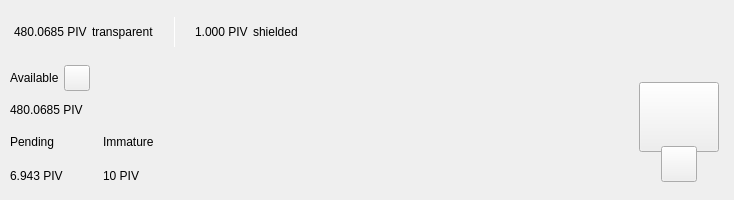
<?xml version="1.0" encoding="UTF-8"?>
<ui version="4.0">
 <class>TopBar</class>
 <widget class="QWidget" name="TopBar">
  <property name="geometry">
   <rect>
    <x>0</x>
    <y>0</y>
    <width>734</width>
    <height>200</height>
   </rect>
  </property>
  <property name="minimumSize">
   <size>
    <width>0</width>
    <height>200</height>
   </size>
  </property>
  <property name="maximumSize">
   <size>
    <width>16777215</width>
    <height>200</height>
   </size>
  </property>
  <property name="windowTitle">
   <string notr="true">N/A</string>
  </property>
  <layout class="QVBoxLayout" name="verticalLayout_10" stretch="0">
   <property name="spacing">
    <number>0</number>
   </property>
   <property name="leftMargin">
    <number>0</number>
   </property>
   <property name="topMargin">
    <number>0</number>
   </property>
   <property name="rightMargin">
    <number>0</number>
   </property>
   <property name="bottomMargin">
    <number>0</number>
   </property>
   <item>
    <widget class="PFBorderImage" name="containerTop">
     <layout class="QVBoxLayout" name="verticalLayout_11">
      <property name="spacing">
       <number>0</number>
      </property>
      <property name="leftMargin">
       <number>0</number>
      </property>
      <property name="topMargin">
       <number>0</number>
      </property>
      <property name="rightMargin">
       <number>0</number>
      </property>
      <property name="bottomMargin">
       <number>0</number>
      </property>
      <item>
       <widget class="QWidget" name="top_container_2" native="true">
        <property name="minimumSize">
         <size>
          <width>0</width>
          <height>65</height>
         </size>
        </property>
        <layout class="QHBoxLayout" name="top_container">
         <property name="spacing">
          <number>0</number>
         </property>
         <property name="leftMargin">
          <number>14</number>
         </property>
         <property name="topMargin">
          <number>0</number>
         </property>
         <property name="rightMargin">
          <number>14</number>
         </property>
         <property name="bottomMargin">
          <number>0</number>
         </property>
         <item alignment="Qt::AlignVCenter">
          <widget class="QWidget" name="widgetTopAmount" native="true">
           <property name="sizePolicy">
            <sizepolicy hsizetype="Preferred" vsizetype="Maximum">
             <horstretch>0</horstretch>
             <verstretch>0</verstretch>
            </sizepolicy>
           </property>
           <layout class="QHBoxLayout" name="horizontalLayout_5">
            <property name="spacing">
             <number>5</number>
            </property>
            <property name="leftMargin">
             <number>0</number>
            </property>
            <property name="topMargin">
             <number>0</number>
            </property>
            <property name="rightMargin">
             <number>0</number>
            </property>
            <property name="bottomMargin">
             <number>0</number>
            </property>
            <item alignment="Qt::AlignTop">
             <widget class="QLabel" name="labelAmountTopPiv">
              <property name="minimumSize">
               <size>
                <width>0</width>
                <height>36</height>
               </size>
              </property>
              <property name="styleSheet">
               <string notr="true">padding:0px;margin:0px;</string>
              </property>
              <property name="text">
               <string notr="true">480.0685 PIV</string>
              </property>
             </widget>
            </item>
            <item>
             <widget class="QLabel" name="labelTrans">
              <property name="text">
               <string>transparent</string>
              </property>
             </widget>
            </item>
            <item>
             <spacer name="horizontalSpacer_11">
              <property name="orientation">
               <enum>Qt::Horizontal</enum>
              </property>
              <property name="sizeType">
               <enum>QSizePolicy::Fixed</enum>
              </property>
              <property name="sizeHint" stdset="0">
               <size>
                <width>15</width>
                <height>20</height>
               </size>
              </property>
             </spacer>
            </item>
            <item alignment="Qt::AlignVCenter">
             <widget class="QLabel" name="typeSpacerTop">
              <property name="minimumSize">
               <size>
                <width>1</width>
                <height>30</height>
               </size>
              </property>
              <property name="maximumSize">
               <size>
                <width>1</width>
                <height>30</height>
               </size>
              </property>
              <property name="styleSheet">
               <string notr="true">background-color:white;
padding:0px;
border:none;</string>
              </property>
              <property name="text">
               <string/>
              </property>
             </widget>
            </item>
            <item>
             <spacer name="horizontalSpacer_12">
              <property name="orientation">
               <enum>Qt::Horizontal</enum>
              </property>
              <property name="sizeType">
               <enum>QSizePolicy::Fixed</enum>
              </property>
              <property name="sizeHint" stdset="0">
               <size>
                <width>15</width>
                <height>20</height>
               </size>
              </property>
             </spacer>
            </item>
            <item alignment="Qt::AlignTop">
             <widget class="QLabel" name="labelAmountTopShieldedPiv">
              <property name="minimumSize">
               <size>
                <width>0</width>
                <height>36</height>
               </size>
              </property>
              <property name="text">
               <string notr="true">1.000 PIV</string>
              </property>
             </widget>
            </item>
            <item>
             <widget class="QLabel" name="labelShield">
              <property name="text">
               <string>shielded</string>
              </property>
             </widget>
            </item>
           </layout>
          </widget>
         </item>
         <item>
          <spacer name="horizontalSpacer">
           <property name="orientation">
            <enum>Qt::Horizontal</enum>
           </property>
           <property name="sizeHint" stdset="0">
            <size>
             <width>40</width>
             <height>20</height>
            </size>
           </property>
          </spacer>
         </item>
         <item>
          <layout class="QHBoxLayout" name="horizontalLayout_4">
           <property name="spacing">
            <number>12</number>
           </property>
           <property name="rightMargin">
            <number>0</number>
           </property>
           <item alignment="Qt::AlignRight">
            <widget class="QWidget" name="layoutSync" native="true">
             <property name="minimumSize">
              <size>
               <width>0</width>
               <height>36</height>
              </size>
             </property>
             <property name="maximumSize">
              <size>
               <width>16777215</width>
               <height>36</height>
              </size>
             </property>
             <layout class="QVBoxLayout" name="verticalLayout_9">
              <property name="leftMargin">
               <number>0</number>
              </property>
              <property name="topMargin">
               <number>0</number>
              </property>
              <property name="rightMargin">
               <number>0</number>
              </property>
              <property name="bottomMargin">
               <number>0</number>
              </property>
              <item>
               <widget class="ExpandableButton" name="pushButtonSync" native="true">
                <property name="minimumSize">
                 <size>
                  <width>36</width>
                  <height>36</height>
                 </size>
                </property>
                <property name="maximumSize">
                 <size>
                  <width>16777215</width>
                  <height>36</height>
                 </size>
                </property>
               </widget>
              </item>
             </layout>
            </widget>
           </item>
           <item>
            <widget class="ExpandableButton" name="pushButtonHDUpgrade" native="true">
             <property name="minimumSize">
              <size>
               <width>36</width>
               <height>36</height>
              </size>
             </property>
            </widget>
           </item>
           <item>
            <widget class="ExpandableButton" name="pushButtonStack" native="true">
             <property name="minimumSize">
              <size>
               <width>36</width>
               <height>36</height>
              </size>
             </property>
            </widget>
           </item>
           <item>
            <widget class="ExpandableButton" name="pushButtonColdStaking" native="true">
             <property name="minimumSize">
              <size>
               <width>36</width>
               <height>36</height>
              </size>
             </property>
            </widget>
           </item>
           <item>
            <widget class="ExpandableButton" name="pushButtonConnection" native="true">
             <property name="minimumSize">
              <size>
               <width>36</width>
               <height>36</height>
              </size>
             </property>
            </widget>
           </item>
           <item>
            <widget class="ExpandableButton" name="pushButtonTor" native="true">
             <property name="minimumSize">
              <size>
               <width>36</width>
               <height>36</height>
              </size>
             </property>
            </widget>
           </item>
           <item>
            <widget class="ExpandableButton" name="pushButtonLock" native="true">
             <property name="sizePolicy">
              <sizepolicy hsizetype="Expanding" vsizetype="Expanding">
               <horstretch>0</horstretch>
               <verstretch>0</verstretch>
              </sizepolicy>
             </property>
             <property name="minimumSize">
              <size>
               <width>36</width>
               <height>0</height>
              </size>
             </property>
            </widget>
           </item>
           <item>
            <widget class="ExpandableButton" name="pushButtonTheme" native="true">
             <property name="minimumSize">
              <size>
               <width>36</width>
               <height>36</height>
              </size>
             </property>
             <property name="maximumSize">
              <size>
               <width>16777215</width>
               <height>36</height>
              </size>
             </property>
            </widget>
           </item>
           <item>
            <widget class="ExpandableButton" name="pushButtonFAQ" native="true">
             <property name="minimumSize">
              <size>
               <width>36</width>
               <height>36</height>
              </size>
             </property>
            </widget>
           </item>
          </layout>
         </item>
        </layout>
       </widget>
      </item>
      <item>
       <widget class="QWidget" name="bottom_container" native="true">
        <property name="minimumSize">
         <size>
          <width>0</width>
          <height>135</height>
         </size>
        </property>
        <layout class="QHBoxLayout" name="botton_container">
         <property name="leftMargin">
          <number>10</number>
         </property>
         <property name="topMargin">
          <number>0</number>
         </property>
         <property name="rightMargin">
          <number>10</number>
         </property>
         <property name="bottomMargin">
          <number>10</number>
         </property>
         <item>
          <layout class="QVBoxLayout" name="verticalLayout_7">
           <property name="spacing">
            <number>0</number>
           </property>
           <property name="leftMargin">
            <number>0</number>
           </property>
           <property name="rightMargin">
            <number>30</number>
           </property>
           <item>
            <layout class="QVBoxLayout" name="verticalLayout_2">
             <item>
              <layout class="QHBoxLayout" name="horizontalLayoutContainerAvailable">
               <property name="spacing">
                <number>5</number>
               </property>
               <item>
                <widget class="QLabel" name="labelTitle1">
                 <property name="text">
                  <string>Available</string>
                 </property>
                </widget>
               </item>
               <item>
                <widget class="QPushButton" name="pushButtonBalanceInfo">
                 <property name="minimumSize">
                  <size>
                   <width>26</width>
                   <height>26</height>
                  </size>
                 </property>
                 <property name="maximumSize">
                  <size>
                   <width>26</width>
                   <height>26</height>
                  </size>
                 </property>
                 <property name="mouseTracking">
                  <bool>true</bool>
                 </property>
                 <property name="focusPolicy">
                  <enum>Qt::NoFocus</enum>
                 </property>
                 <property name="text">
                  <string notr="true"/>
                 </property>
                 <property name="iconSize">
                  <size>
                   <width>24</width>
                   <height>24</height>
                  </size>
                 </property>
                 <property name="shortcut">
                  <string notr="true"/>
                 </property>
                </widget>
               </item>
               <item>
                <spacer name="horizontalSpacer_4">
                 <property name="orientation">
                  <enum>Qt::Horizontal</enum>
                 </property>
                 <property name="sizeType">
                  <enum>QSizePolicy::MinimumExpanding</enum>
                 </property>
                 <property name="sizeHint" stdset="0">
                  <size>
                   <width>20</width>
                   <height>20</height>
                  </size>
                 </property>
                </spacer>
               </item>
              </layout>
             </item>
             <item>
              <widget class="QLabel" name="labelAmountPiv">
               <property name="text">
                <string notr="true">480.0685 PIV</string>
               </property>
              </widget>
             </item>
            </layout>
           </item>
           <item>
            <widget class="QWidget" name="container_imm_pend" native="true">
             <layout class="QHBoxLayout" name="horizontalLayout_2">
              <property name="spacing">
               <number>0</number>
              </property>
              <property name="leftMargin">
               <number>0</number>
              </property>
              <property name="topMargin">
               <number>0</number>
              </property>
              <property name="rightMargin">
               <number>0</number>
              </property>
              <property name="bottomMargin">
               <number>0</number>
              </property>
              <item alignment="Qt::AlignLeft">
               <widget class="QWidget" name="container_pending" native="true">
                <property name="sizePolicy">
                 <sizepolicy hsizetype="Minimum" vsizetype="Preferred">
                  <horstretch>0</horstretch>
                  <verstretch>0</verstretch>
                 </sizepolicy>
                </property>
                <layout class="QVBoxLayout" name="verticalLayout_3">
                 <property name="leftMargin">
                  <number>0</number>
                 </property>
                 <property name="topMargin">
                  <number>0</number>
                 </property>
                 <property name="rightMargin">
                  <number>0</number>
                 </property>
                 <property name="bottomMargin">
                  <number>0</number>
                 </property>
                 <item>
                  <widget class="QLabel" name="labelTitle3">
                   <property name="text">
                    <string>Pending</string>
                   </property>
                  </widget>
                 </item>
                 <item>
                  <widget class="QLabel" name="labelPendingPiv">
                   <property name="text">
                    <string notr="true">6.943 PIV</string>
                   </property>
                  </widget>
                 </item>
                </layout>
               </widget>
              </item>
              <item>
               <spacer name="horizontalSpacer_3">
                <property name="orientation">
                 <enum>Qt::Horizontal</enum>
                </property>
                <property name="sizeType">
                 <enum>QSizePolicy::Fixed</enum>
                </property>
                <property name="sizeHint" stdset="0">
                 <size>
                  <width>40</width>
                  <height>20</height>
                 </size>
                </property>
               </spacer>
              </item>
              <item alignment="Qt::AlignLeft">
               <widget class="QWidget" name="container_immature" native="true">
                <property name="sizePolicy">
                 <sizepolicy hsizetype="Minimum" vsizetype="Preferred">
                  <horstretch>0</horstretch>
                  <verstretch>0</verstretch>
                 </sizepolicy>
                </property>
                <layout class="QVBoxLayout" name="verticalLayout_4">
                 <property name="leftMargin">
                  <number>0</number>
                 </property>
                 <property name="topMargin">
                  <number>0</number>
                 </property>
                 <property name="rightMargin">
                  <number>0</number>
                 </property>
                 <property name="bottomMargin">
                  <number>0</number>
                 </property>
                 <item>
                  <widget class="QLabel" name="labelTitle4">
                   <property name="text">
                    <string>Immature</string>
                   </property>
                  </widget>
                 </item>
                 <item>
                  <widget class="QLabel" name="labelImmaturePiv">
                   <property name="text">
                    <string notr="true">10 PIV</string>
                   </property>
                  </widget>
                 </item>
                </layout>
               </widget>
              </item>
              <item>
               <spacer name="horizontalSpacer_5">
                <property name="orientation">
                 <enum>Qt::Horizontal</enum>
                </property>
                <property name="sizeHint" stdset="0">
                 <size>
                  <width>40</width>
                  <height>20</height>
                 </size>
                </property>
               </spacer>
              </item>
             </layout>
            </widget>
           </item>
          </layout>
         </item>
         <item>
          <spacer name="horizontalSpacer_2">
           <property name="orientation">
            <enum>Qt::Horizontal</enum>
           </property>
           <property name="sizeHint" stdset="0">
            <size>
             <width>40</width>
             <height>20</height>
            </size>
           </property>
          </spacer>
         </item>
         <item alignment="Qt::AlignHCenter|Qt::AlignVCenter">
          <widget class="QWidget" name="qrContainer" native="true">
           <property name="sizePolicy">
            <sizepolicy hsizetype="Preferred" vsizetype="Minimum">
             <horstretch>0</horstretch>
             <verstretch>0</verstretch>
            </sizepolicy>
           </property>
           <property name="minimumSize">
            <size>
             <width>90</width>
             <height>110</height>
            </size>
           </property>
           <property name="maximumSize">
            <size>
             <width>90</width>
             <height>110</height>
            </size>
           </property>
           <layout class="QVBoxLayout" name="containerQR">
            <property name="spacing">
             <number>0</number>
            </property>
            <property name="leftMargin">
             <number>5</number>
            </property>
            <property name="topMargin">
             <number>10</number>
            </property>
            <property name="rightMargin">
             <number>5</number>
            </property>
            <property name="bottomMargin">
             <number>0</number>
            </property>
            <item>
             <widget class="QPushButton" name="btnQr">
              <property name="minimumSize">
               <size>
                <width>70</width>
                <height>70</height>
               </size>
              </property>
              <property name="maximumSize">
               <size>
                <width>16777215</width>
                <height>70</height>
               </size>
              </property>
              <property name="focusPolicy">
               <enum>Qt::NoFocus</enum>
              </property>
              <property name="text">
               <string/>
              </property>
              <property name="iconSize">
               <size>
                <width>70</width>
                <height>70</height>
               </size>
              </property>
             </widget>
            </item>
            <item>
             <spacer name="verticalSpacer">
              <property name="orientation">
               <enum>Qt::Vertical</enum>
              </property>
              <property name="sizeType">
               <enum>QSizePolicy::Fixed</enum>
              </property>
              <property name="sizeHint" stdset="0">
               <size>
                <width>20</width>
                <height>20</height>
               </size>
              </property>
             </spacer>
            </item>
            <item alignment="Qt::AlignHCenter|Qt::AlignBottom">
             <widget class="QPushButton" name="pushButtonQR">
              <property name="minimumSize">
               <size>
                <width>36</width>
                <height>36</height>
               </size>
              </property>
              <property name="maximumSize">
               <size>
                <width>36</width>
                <height>36</height>
               </size>
              </property>
              <property name="focusPolicy">
               <enum>Qt::NoFocus</enum>
              </property>
              <property name="text">
               <string/>
              </property>
             </widget>
            </item>
           </layout>
          </widget>
         </item>
        </layout>
       </widget>
      </item>
     </layout>
    </widget>
   </item>
  </layout>
 </widget>
 <customwidgets>
  <customwidget>
   <class>ExpandableButton</class>
   <extends>QWidget</extends>
   <header>qt/hemis/expandablebutton.h</header>
   <container>1</container>
  </customwidget>
  <customwidget>
   <class>PFBorderImage</class>
   <extends>QFrame</extends>
   <header>qt/hemis/pfborderimage.h</header>
   <container>1</container>
  </customwidget>
 </customwidgets>
 <resources/>
 <connections/>
</ui>
